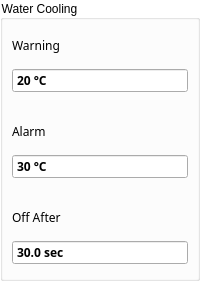
       <widget class="QGroupBox" name="groupBoxWaterCooling">
        <property name="sizePolicy">
         <sizepolicy hsizetype="Preferred" vsizetype="Preferred">
          <horstretch>0</horstretch>
          <verstretch>0</verstretch>
         </sizepolicy>
        </property>
        <property name="styleSheet">
         <string notr="true">QGroupBox{
    background-color: transparent;
}</string>
        </property>
        <property name="title">
         <string>Water Cooling</string>
        </property>
        <layout class="QGridLayout" name="gridLayout_31">
         <property name="leftMargin">
          <number>0</number>
         </property>
         <property name="topMargin">
          <number>0</number>
         </property>
         <property name="rightMargin">
          <number>0</number>
         </property>
         <property name="bottomMargin">
          <number>4</number>
         </property>
         <property name="spacing">
          <number>4</number>
         </property>
         <item row="0" column="0">
          <widget class="ContentBoardItem" name="widgetDashBoardWaterCoolingWarning" native="true">
           <property name="minimumSize">
            <size>
             <width>0</width>
             <height>82</height>
            </size>
           </property>
           <property name="maximumSize">
            <size>
             <width>16777215</width>
             <height>82</height>
            </size>
           </property>
           <property name="styleSheet">
            <string notr="true">QDoubleSpinBox::focus{
 border: 2px solid rgb(0,95,135);
}</string>
           </property>
           <layout class="QGridLayout" name="gridLayout_74">
            <property name="leftMargin">
             <number>9</number>
            </property>
            <property name="topMargin">
             <number>9</number>
            </property>
            <property name="rightMargin">
             <number>9</number>
            </property>
            <property name="bottomMargin">
             <number>9</number>
            </property>
            <property name="spacing">
             <number>6</number>
            </property>
            <item row="0" column="0">
             <widget class="QLabel" name="labelContentBoardWaterCoolingWarning">
              <property name="font">
               <font>
                <family>Siemens Sans</family>
               </font>
              </property>
              <property name="text">
               <string>Warning</string>
              </property>
             </widget>
            </item>
            <item row="1" column="0">
             <widget class="QDoubleSpinBox" name="doubleSpinBoxWaterCoolingWarning">
              <property name="sizePolicy">
               <sizepolicy hsizetype="Preferred" vsizetype="Fixed">
                <horstretch>0</horstretch>
                <verstretch>0</verstretch>
               </sizepolicy>
              </property>
              <property name="font">
               <font>
                <family>Siemens Sans</family>
                <weight>75</weight>
                <bold>true</bold>
               </font>
              </property>
              <property name="styleSheet">
               <string notr="true">QDoubleSpinBox[STATE=&quot;Ok&quot;]
{
 background:rgb(249,247,248);
 min-width: 0px;
 border: 0px;
 }
QDoubleSpinBox[STATE=&quot;Error&quot;]
{ 
 background:rgb(202, 51, 51);
 min-width: 0px;
 border: 0px;
 }
QDoubleSpinBox[STATE =&quot;Warning&quot;]
{ 
 background:rgb(231, 121, 16);
 min-width: 0px;
 border: 0px;
 }

</string>
              </property>
              <property name="wrapping">
               <bool>false</bool>
              </property>
              <property name="buttonSymbols">
               <enum>QAbstractSpinBox::NoButtons</enum>
              </property>
              <property name="prefix">
               <string/>
              </property>
              <property name="suffix">
               <string> °C</string>
              </property>
              <property name="decimals">
               <number>0</number>
              </property>
              <property name="minimum">
               <double>0.000000000000000</double>
              </property>
              <property name="maximum">
               <double>10000.000000000000000</double>
              </property>
              <property name="singleStep">
               <double>1.000000000000000</double>
              </property>
              <property name="value">
               <double>20.000000000000000</double>
              </property>
             </widget>
            </item>
           </layout>
          </widget>
         </item>
         <item row="1" column="0">
          <widget class="ContentBoardItem" name="widgetDashBoardWaterCoolingAlarm" native="true">
           <property name="minimumSize">
            <size>
             <width>0</width>
             <height>82</height>
            </size>
           </property>
           <property name="maximumSize">
            <size>
             <width>16777215</width>
             <height>82</height>
            </size>
           </property>
           <property name="styleSheet">
            <string notr="true">QDoubleSpinBox::focus{
 border: 2px solid rgb(0,95,135);
}





</string>
           </property>
           <layout class="QGridLayout" name="gridLayout_75">
            <property name="leftMargin">
             <number>9</number>
            </property>
            <property name="topMargin">
             <number>9</number>
            </property>
            <property name="rightMargin">
             <number>9</number>
            </property>
            <property name="bottomMargin">
             <number>9</number>
            </property>
            <property name="spacing">
             <number>6</number>
            </property>
            <item row="0" column="0">
             <widget class="QLabel" name="labelContentBoardWaterCoolingAlarm">
              <property name="font">
               <font>
                <family>Siemens Sans</family>
               </font>
              </property>
              <property name="text">
               <string>Alarm</string>
              </property>
             </widget>
            </item>
            <item row="1" column="0">
             <widget class="QDoubleSpinBox" name="doubleSpinBoxWaterCoolingAlarm">
              <property name="sizePolicy">
               <sizepolicy hsizetype="Preferred" vsizetype="Fixed">
                <horstretch>0</horstretch>
                <verstretch>0</verstretch>
               </sizepolicy>
              </property>
              <property name="font">
               <font>
                <family>Siemens Sans</family>
                <weight>75</weight>
                <bold>true</bold>
               </font>
              </property>
              <property name="styleSheet">
               <string notr="true">QDoubleSpinBox[STATE=&quot;Ok&quot;]
{
 background:rgb(249,247,248);
 min-width: 0px;
 border: 0px;
 }
QDoubleSpinBox[STATE=&quot;Error&quot;]
{ 
 background:rgb(202, 51, 51);
 min-width: 0px;
 border: 0px;
 }
QDoubleSpinBox[STATE =&quot;Warning&quot;]
{ 
 background:rgb(231, 121, 16);
 min-width: 0px;
 border: 0px;
 }

</string>
              </property>
              <property name="wrapping">
               <bool>false</bool>
              </property>
              <property name="buttonSymbols">
               <enum>QAbstractSpinBox::NoButtons</enum>
              </property>
              <property name="prefix">
               <string/>
              </property>
              <property name="suffix">
               <string> °C</string>
              </property>
              <property name="decimals">
               <number>0</number>
              </property>
              <property name="minimum">
               <double>0.000000000000000</double>
              </property>
              <property name="maximum">
               <double>10000.000000000000000</double>
              </property>
              <property name="singleStep">
               <double>1.000000000000000</double>
              </property>
              <property name="value">
               <double>30.000000000000000</double>
              </property>
             </widget>
            </item>
           </layout>
          </widget>
         </item>
         <item row="2" column="0">
          <widget class="ContentBoardItem" name="widgetDashBoardWaterCoolingMaschineStop" native="true">
           <property name="minimumSize">
            <size>
             <width>0</width>
             <height>82</height>
            </size>
           </property>
           <property name="maximumSize">
            <size>
             <width>16777215</width>
             <height>82</height>
            </size>
           </property>
           <property name="styleSheet">
            <string notr="true">QDoubleSpinBox::focus{
 border: 2px solid rgb(0,95,135);
}





</string>
           </property>
           <layout class="QGridLayout" name="gridLayout_76">
            <property name="leftMargin">
             <number>9</number>
            </property>
            <property name="topMargin">
             <number>9</number>
            </property>
            <property name="rightMargin">
             <number>9</number>
            </property>
            <property name="bottomMargin">
             <number>9</number>
            </property>
            <property name="spacing">
             <number>6</number>
            </property>
            <item row="0" column="0">
             <widget class="QLabel" name="labelContentBoardWaterCoolingMaschineStop">
              <property name="font">
               <font>
                <family>Siemens Sans</family>
               </font>
              </property>
              <property name="text">
               <string>Off After</string>
              </property>
             </widget>
            </item>
            <item row="1" column="0">
             <widget class="QDoubleSpinBox" name="doubleSpinBoxWaterCoolingMaschineStop">
              <property name="sizePolicy">
               <sizepolicy hsizetype="Preferred" vsizetype="Fixed">
                <horstretch>0</horstretch>
                <verstretch>0</verstretch>
               </sizepolicy>
              </property>
              <property name="font">
               <font>
                <family>Siemens Sans</family>
                <weight>75</weight>
                <bold>true</bold>
               </font>
              </property>
              <property name="styleSheet">
               <string notr="true">QDoubleSpinBox[STATE=&quot;Ok&quot;]
{
 background:rgb(249,247,248);
 min-width: 0px;
 border: 0px;
 }
QDoubleSpinBox[STATE=&quot;Error&quot;]
{ 
 background:rgb(202, 51, 51);
 min-width: 0px;
 border: 0px;
 }
QDoubleSpinBox[STATE =&quot;Warning&quot;]
{ 
 background:rgb(231, 121, 16);
 min-width: 0px;
 border: 0px;
 }

</string>
              </property>
              <property name="wrapping">
               <bool>false</bool>
              </property>
              <property name="buttonSymbols">
               <enum>QAbstractSpinBox::NoButtons</enum>
              </property>
              <property name="suffix">
               <string> sec</string>
              </property>
              <property name="decimals">
               <number>1</number>
              </property>
              <property name="minimum">
               <double>0.000000000000000</double>
              </property>
              <property name="maximum">
               <double>100.000000000000000</double>
              </property>
              <property name="singleStep">
               <double>1.000000000000000</double>
              </property>
              <property name="value">
               <double>30.000000000000000</double>
              </property>
             </widget>
            </item>
           </layout>
          </widget>
         </item>
        </layout>
       </widget>
